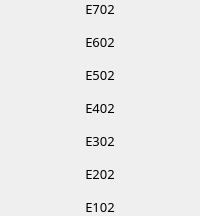
                            <widget class="QFrame" name="frame_75">
                             <property name="frameShape">
                              <enum>QFrame::NoFrame</enum>
                             </property>
                             <property name="frameShadow">
                              <enum>QFrame::Raised</enum>
                             </property>
                             <layout class="QVBoxLayout" name="verticalLayout_83">
                              <property name="spacing">
                               <number>15</number>
                              </property>
                              <property name="leftMargin">
                               <number>0</number>
                              </property>
                              <property name="topMargin">
                               <number>0</number>
                              </property>
                              <property name="rightMargin">
                               <number>0</number>
                              </property>
                              <property name="bottomMargin">
                               <number>0</number>
                              </property>
                              <item>
                               <widget class="QLabel" name="label_211">
                                <property name="font">
                                 <font>
                                  <family>Mitr SemiBold</family>
                                  <pointsize>10</pointsize>
                                 </font>
                                </property>
                                <property name="text">
                                 <string>E702</string>
                                </property>
                                <property name="alignment">
                                 <set>Qt::AlignCenter</set>
                                </property>
                               </widget>
                              </item>
                              <item>
                               <widget class="QLabel" name="label_212">
                                <property name="font">
                                 <font>
                                  <family>Mitr SemiBold</family>
                                  <pointsize>10</pointsize>
                                 </font>
                                </property>
                                <property name="text">
                                 <string>E602</string>
                                </property>
                                <property name="alignment">
                                 <set>Qt::AlignCenter</set>
                                </property>
                               </widget>
                              </item>
                              <item>
                               <widget class="QLabel" name="label_213">
                                <property name="font">
                                 <font>
                                  <family>Mitr SemiBold</family>
                                  <pointsize>10</pointsize>
                                 </font>
                                </property>
                                <property name="text">
                                 <string>E502</string>
                                </property>
                                <property name="alignment">
                                 <set>Qt::AlignCenter</set>
                                </property>
                               </widget>
                              </item>
                              <item>
                               <widget class="QLabel" name="label_214">
                                <property name="font">
                                 <font>
                                  <family>Mitr SemiBold</family>
                                  <pointsize>10</pointsize>
                                 </font>
                                </property>
                                <property name="text">
                                 <string>E402</string>
                                </property>
                                <property name="alignment">
                                 <set>Qt::AlignCenter</set>
                                </property>
                               </widget>
                              </item>
                              <item>
                               <widget class="QLabel" name="label_215">
                                <property name="font">
                                 <font>
                                  <family>Mitr SemiBold</family>
                                  <pointsize>10</pointsize>
                                 </font>
                                </property>
                                <property name="text">
                                 <string>E302</string>
                                </property>
                                <property name="alignment">
                                 <set>Qt::AlignCenter</set>
                                </property>
                               </widget>
                              </item>
                              <item>
                               <widget class="QLabel" name="label_216">
                                <property name="font">
                                 <font>
                                  <family>Mitr SemiBold</family>
                                  <pointsize>10</pointsize>
                                 </font>
                                </property>
                                <property name="text">
                                 <string>E202</string>
                                </property>
                                <property name="alignment">
                                 <set>Qt::AlignCenter</set>
                                </property>
                               </widget>
                              </item>
                              <item>
                               <widget class="QLabel" name="label_217">
                                <property name="font">
                                 <font>
                                  <family>Mitr SemiBold</family>
                                  <pointsize>10</pointsize>
                                 </font>
                                </property>
                                <property name="text">
                                 <string>E102</string>
                                </property>
                                <property name="alignment">
                                 <set>Qt::AlignCenter</set>
                                </property>
                               </widget>
                              </item>
                             </layout>
                            </widget>
